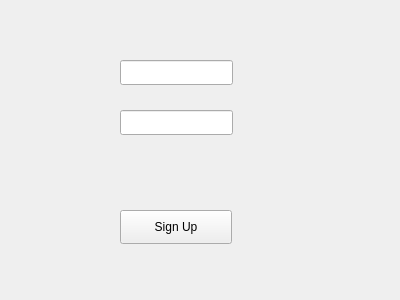
<?xml version="1.0" encoding="UTF-8"?>
<ui version="4.0">
 <class>signUp</class>
 <widget class="QWidget" name="signUp">
  <property name="geometry">
   <rect>
    <x>0</x>
    <y>0</y>
    <width>400</width>
    <height>300</height>
   </rect>
  </property>
  <property name="windowTitle">
   <string>Form</string>
  </property>
  <widget class="QPushButton" name="pushButton">
   <property name="geometry">
    <rect>
     <x>120</x>
     <y>210</y>
     <width>112</width>
     <height>34</height>
    </rect>
   </property>
   <property name="text">
    <string>Sign Up</string>
   </property>
  </widget>
  <widget class="QLineEdit" name="account">
   <property name="geometry">
    <rect>
     <x>120</x>
     <y>60</y>
     <width>113</width>
     <height>25</height>
    </rect>
   </property>
  </widget>
  <widget class="QLineEdit" name="password">
   <property name="geometry">
    <rect>
     <x>120</x>
     <y>110</y>
     <width>113</width>
     <height>25</height>
    </rect>
   </property>
  </widget>
 </widget>
 <resources/>
 <connections/>
</ui>
